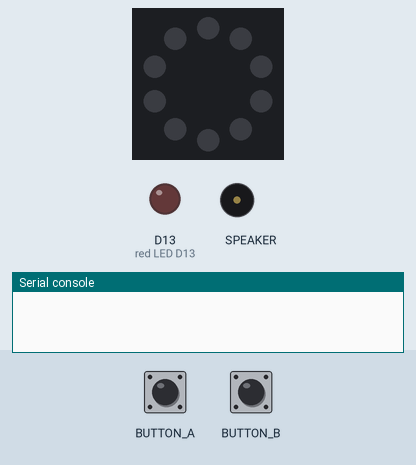
Bench run of a program on a simulated Circuit Playground running CircuitPython. Shown: the board's ring of 10 RGB LEDs (number 0 left of the top, counting anticlockwise), output pins drawn as LEDs (lit = HIGH), buzzer (waves = sounding), the last lines printed to the serial console. The inputs (shaded band) are chosen by the test bench.

Above: at 1.2 s.
1.3 s: button A pressed for 1 s
At 3.2 s:
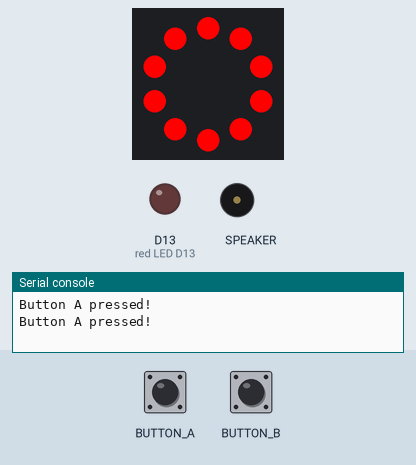
3.9 s: button B pressed for 0.15 s
At 4.5 s:
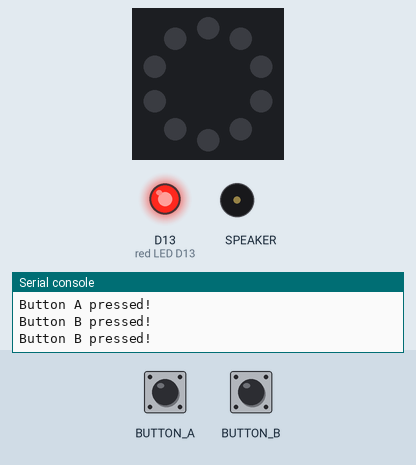
5.5 s: button A pressed for 0.15 s
At 5.9 s:
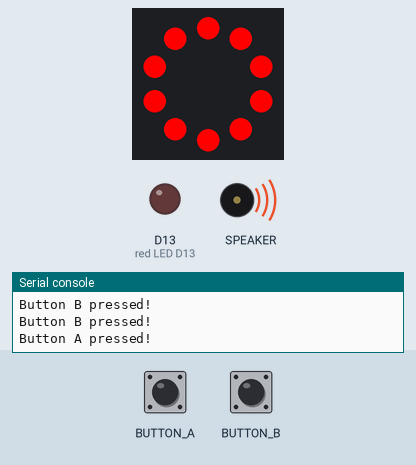
7.5 s: button A pressed for 3.2 s
At 7.9 s:
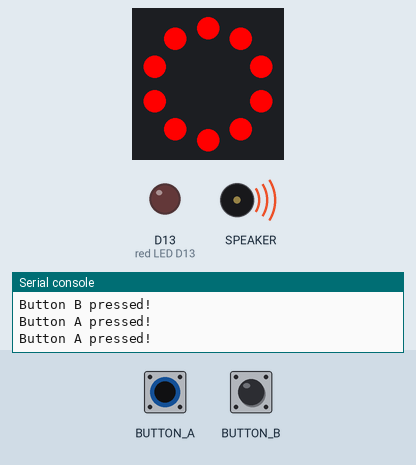
Timing chart, 0 to 12.5 s (numbered marks = the images above; inputs shaded):
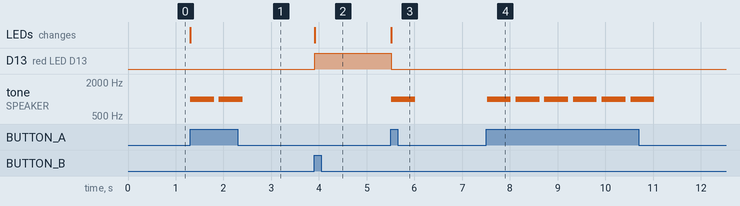

The program:

InClass_Week06_OnBoardButtonsSpeaker.py
```python
from adafruit_circuitplayground import cp
import time


while True:
    if cp.button_a:
        print("Button A pressed!")
        cp.red_led = False
        cp.pixels.fill(0xFF0000)
        cp.play_tone(1000, 0.5)

    if cp.button_b:
        print("Button B pressed!")
        cp.red_led = True
        cp.pixels.fill(0)

    time.sleep(0.1)
```

Measured:
- after the input at 1.3 s, tone on SPEAKER: alternates 1000 Hz for 0.50 s and silent for 0.10 s, 4 changes in all, then stays silent, starting at once; the LEDs: change at once (image 1)
- after the input at 3.9 s, D13 (red LED D13): LOW → HIGH at once; the LEDs: change at once (image 2)
- after the input at 5.5 s, D13 (red LED D13): HIGH → LOW at once; tone on SPEAKER: silent → 1000 Hz at once, → silent 0.50 s later; the LEDs: change at once (image 3)
- after the input at 7.5 s, tone on SPEAKER: alternates 1000 Hz for 0.50 s and silent for 0.10 s, 12 changes in all, then stays silent, starting at once
